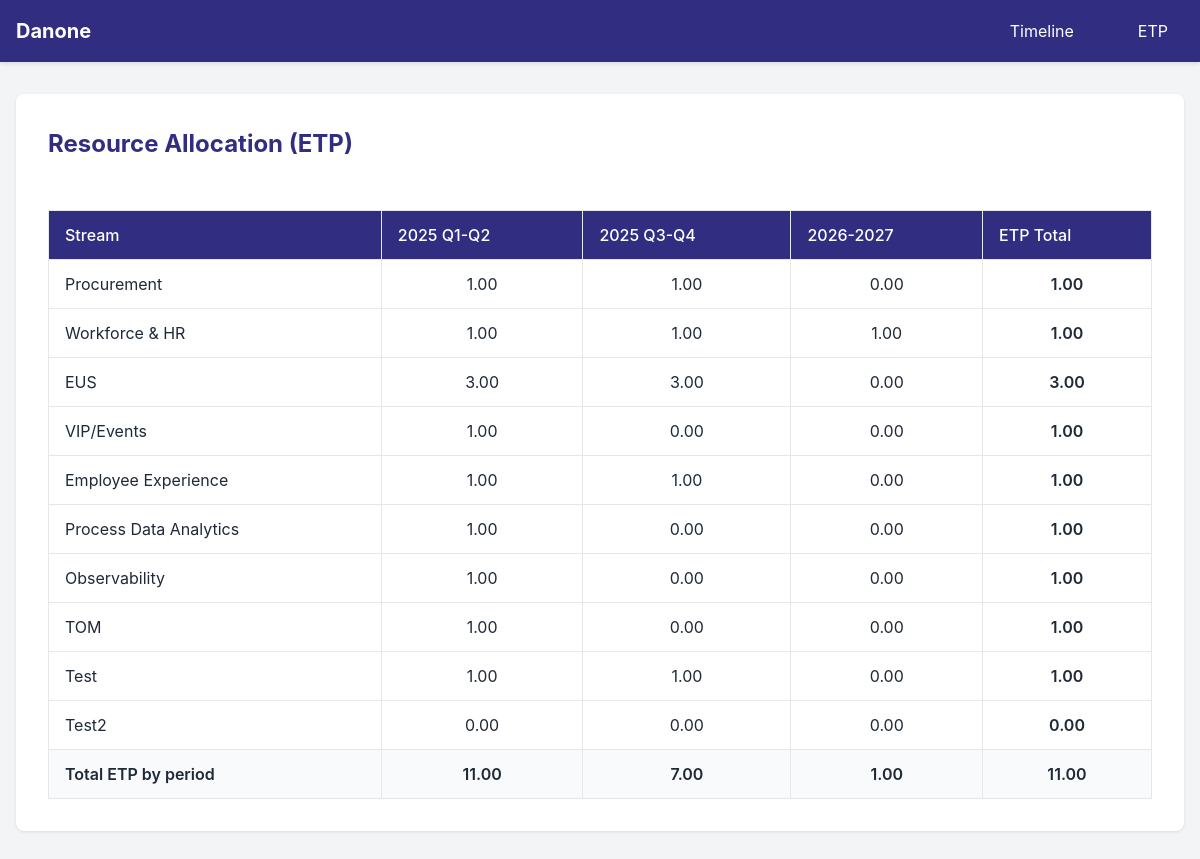
The app's page /project/etp_table with its own data.
### app/models/project.py (models this page shows, shortened)
class Project(db.Model):
    __tablename__ = 'projects'
    id = db.Column(db.Integer, primary_key=True)
    name = db.Column(db.String(100), unique=True, nullable=False)
    color_scheme = db.Column(db.String(50), nullable=False, default='blue')
    created_at = db.Column(db.DateTime, default=datetime.utcnow)
    updated_at = db.Column(db.DateTime, default=datetime.utcnow, onupdate=datetime.utcnow)
    tasks = db.relationship('Task', backref='project', lazy=True, cascade='all, delete-orphan')
    etp_entries = db.relationship('EtpEntry', backref='project', lazy=True, cascade='all, delete-orphan')

### app/models/task.py (models this page shows, shortened)
class Task(db.Model):
    __tablename__ = 'tasks'
    id = db.Column(db.Integer, primary_key=True)
    project_id = db.Column(db.Integer, db.ForeignKey('projects.id'), nullable=False)
    text = db.Column(db.String(200), nullable=False)
    start_date = db.Column(db.Date, nullable=False)
    end_date = db.Column(db.Date, nullable=False)
    color = db.Column(db.String(50), nullable=False)
    etp = db.Column(db.Float, default=1.0)
    created_at = db.Column(db.DateTime, default=datetime.utcnow)
    updated_at = db.Column(db.DateTime, default=datetime.utcnow, onupdate=datetime.utcnow)

### app/routes/project.py (the view)
@bp.route('/etp_table')
def etp_table():
    projects = ProjectService.get_all_projects()
    etp_data, period_totals = EtpService.calculate_etp_per_period(projects)
    total_max_etp = sum(row["total"] for row in etp_data)
    return render_template('project/etp_table.html',
                         etp_data=etp_data,
                         period_totals=period_totals,
                         total_max_etp=total_max_etp)

### app/services/etp_service.py (called while the page is built)
    @staticmethod
    def get_period_for_date(target_date: date) -> str:
        if target_date.year == 2025:
            if target_date.month <= 6:
                return "2025 Q1-Q2"
            else:
                return "2025 Q3-Q4"
        else:
            return "2026-2027"

### app/services/project_service.py (called while the page is built)
    @staticmethod
    def get_all_projects() -> List[Project]:
        return Project.query.all()

### app/templates/project/etp_table.html (shortened to what this page needs)
{% extends "base.html" %}
{% block extra_css %}
<link rel="stylesheet" href="{{ url_for('static', filename='css/project/etp_table.css') }}">
{% endblock %}
{% block content %}
<div class="etp-container">
    <h1 class="page-title">Resource Allocation (ETP)</h1>
    <div class="etp-table-container">
        <table class="etp-table">
            <thead>
                <tr>
                    <th>Stream</th>
                    <th>2025 Q1-Q2</th>
                    <th>2025 Q3-Q4</th>
                    <th>2026-2027</th>
                    <th>ETP Total</th>
                </tr>
            </thead>
            <tbody>
                {% for row in etp_data %}
                <tr data-project="{{ row.name }}">
                    <td>{{ row.name }}</td>
                    <td class="text-center editable-cell" data-period="2025 Q1-Q2">
                        <span class="etp-value">{{ "%.2f"|format(row["2025 Q1-Q2"]) }}</span>
                    </td>
                    <td class="text-center editable-cell" data-period="2025 Q3-Q4">
                        <span class="etp-value">{{ "%.2f"|format(row["2025 Q3-Q4"]) }}</span>
                    </td>
                    <td class="text-center editable-cell" data-period="2026-2027">
                        <span class="etp-value">{{ "%.2f"|format(row["2026-2027"]) }}</span>
                    </td>
                    <td class="text-center row-total">{{ "%.2f"|format(row.total) }}</td>
                </tr>
                {% endfor %}
                <tr class="total-row">
                    <td class="bold">Total ETP by period</td>
                    <td class="text-center period-total" data-period="2025 Q1-Q2">
                        {{ "%.2f"|format(period_totals["2025 Q1-Q2"]) }}
                    </td>
                    <td class="text-center period-total" data-period="2025 Q3-Q4">
                        {{ "%.2f"|format(period_totals["2025 Q3-Q4"]) }}
                    </td>
                    <td class="text-center period-total" data-period="2026-2027">
                        {{ "%.2f"|format(period_totals["2026-2027"]) }}
                    </td>
                    <td class="text-center grand-total">{{ "%.2f"|format(total_max_etp) }}</td>
                </tr>
            </tbody>
        </table>
    </div>
</div>
{% endblock %}

### app/static/css/base.css (style rules this page uses)
:root { --primary-color: #312e81; --secondary-color: #3b82f6; --background-color: #f3f4f6; --text-color: #1f2937; --border-color: #e5e7eb; }
body { font-family: -apple-system, BlinkMacSystemFont, "Segoe UI", Roboto, Oxygen-Sans, Ubuntu, Cantarell, "Helvetica Neue", sans-serif; background-color: var(--background-color); color: var(--text-color); }
.page-title { font-size: 1.5rem; font-weight: bold; margin-bottom: 2rem; color: var(--primary-color); }

### app/static/css/etp_table.css (style rules this page uses)
.etp-container { background-color: white; border-radius: 0.5rem; padding: 2rem; box-shadow: 0 1px 3px rgba(0, 0, 0, 0.1); }
.etp-table-container { overflow-x: auto; }
.etp-table { width: 100%; border-collapse: collapse; margin-top: 1rem; }
.etp-table th, .etp-table td { padding: 0.75rem 1rem; border: 1px solid var(--border-color); }
.etp-table th { background-color: var(--primary-color); color: white; font-weight: 500; text-align: left; }
.etp-table td { background-color: white; }
.text-center { text-align: center; }
.bold { font-weight: 600; }
.total-row { background-color: #f8fafc; }
.total-row td { background-color: #f8fafc; }
.editable-cell { cursor: pointer; position: relative; transition: background-color 0.2s; }
.editable-cell .etp-value { display: block; width: 100%; height: 100%; }
.row-total, .period-total, .grand-total { font-weight: 600; background-color: #f8fafc; }

### records on screen
Project: name "Procurement"
Task: etp "1.00", total "1.00"
Task: etp "1.00"
Project: name "Workforce & HR"
Task: etp "1.00", total "1.00"
Task: etp "1.00"
Task: etp "1.00"
Project: name "EUS"
Task: etp "3.00", etp "3.00", total "3.00"
Project: name "VIP/Events"
Task: etp "1.00", total "1.00"
Project: name "Employee Experience"
Task: etp "1.00", total "1.00"
Task: etp "1.00"
Project: name "Process Data Analytics"
Task: etp "1.00", total "1.00"
Project: name "Observability"
Task: etp "1.00", total "1.00"
Project: name "TOM"
Task: etp "1.00", total "1.00"
Project: name "Test"
Task: etp "1.00", etp "1.00", total "1.00"
Project: name "Test2", row "0.00", total "0.00"

### other values on screen
{{ "%.2f"|format(row["2026-2027"]) }} "0.00" "0.00" "0.00" "0.00" "0.00" "0.00" "0.00" "0.00"
{{ "%.2f"|format(row["2025 Q3-Q4"]) }} "0.00" "0.00" "0.00" "0.00"
{{ "%.2f"|format(period_totals["2025 Q1-Q2"]) }} "11.00"
{{ "%.2f"|format(period_totals["2025 Q3-Q4"]) }} "7.00"
{{ "%.2f"|format(period_totals["2026-2027"]) }} "1.00"
{{ "%.2f"|format(total_max_etp) }} "11.00"
